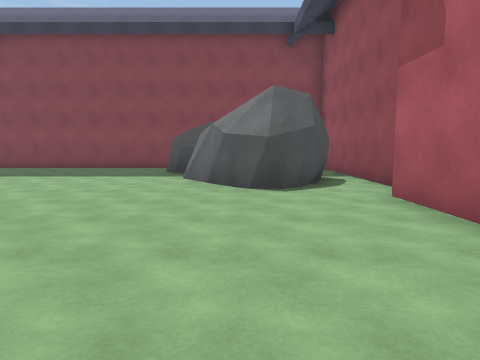
View 1 (above)

15 first-person views from a walk through a Unity game level. The camera is 1.4 m above the floor, tilts 6° down and sees 75° across. The floor is counted in squares, 2 m on a side. Each view is taken from the middle of a square. On the plan, view 1 faces up. The plan holds only what a view shows up to about 10 squares ahead; the rest is blank. The place goes on beyond the plan. The player is left out.

View 2
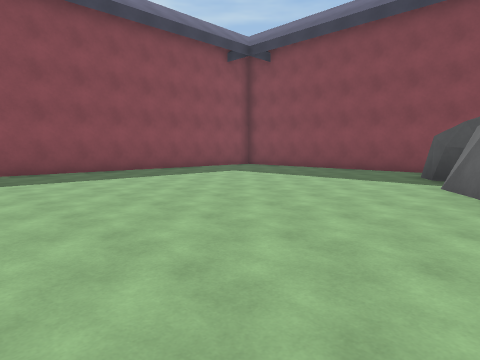

View 3
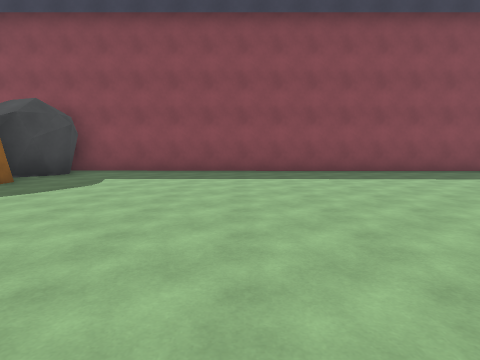

View 4
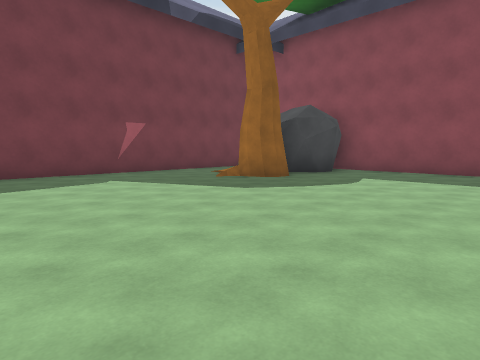

View 5
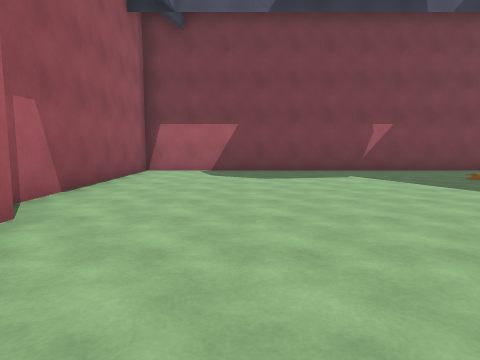

View 6
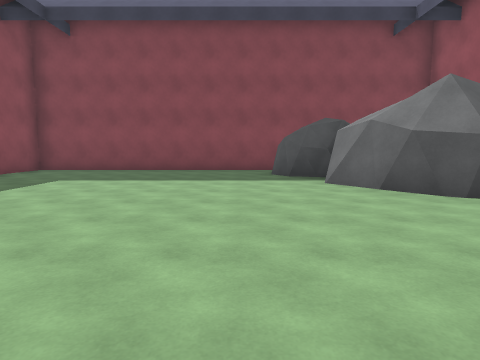

View 7
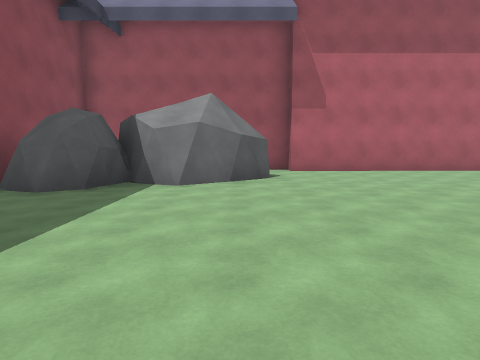

View 8
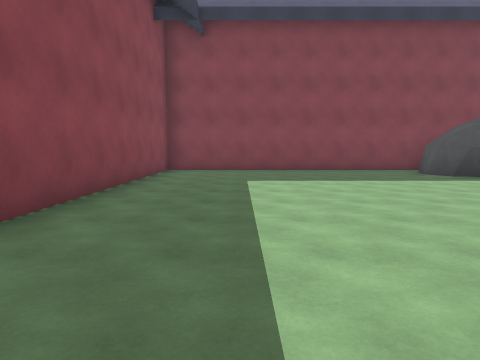

View 9
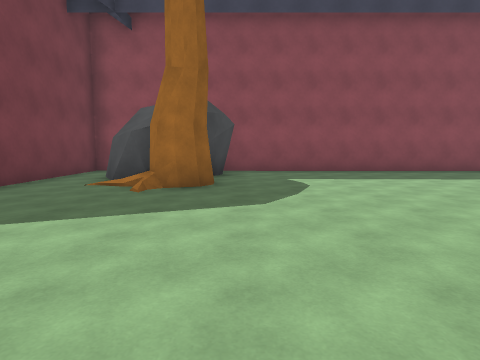

View 10
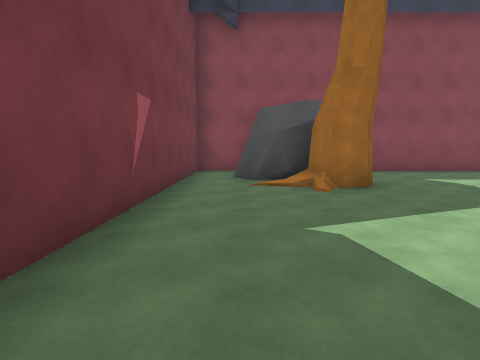

View 11
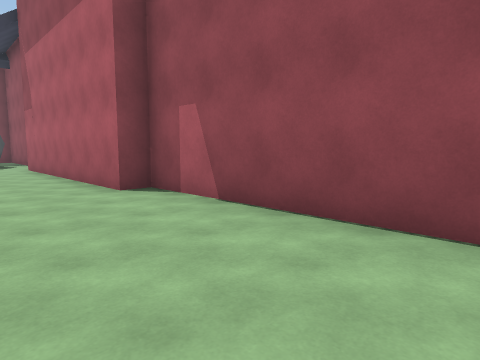

View 12
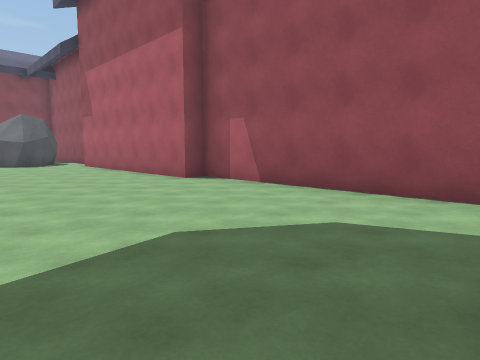

View 13
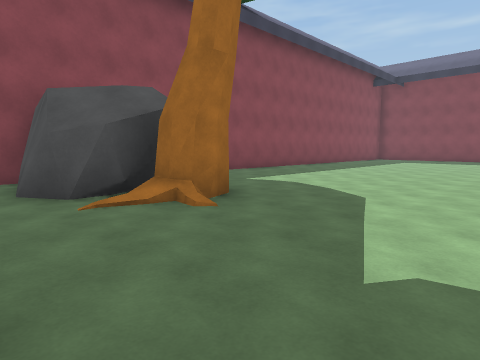

View 14
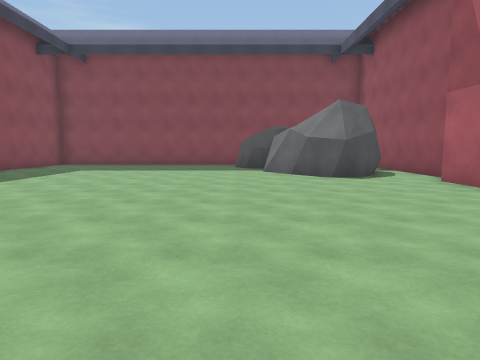

View 15
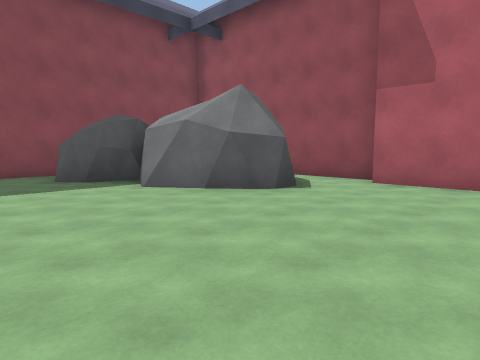

### Floor plan
Points are (right, up) in squares from view 1. A wall is a line through its corners. A room is listed if a view was taken in it or the views show most of it. See-through windows are left out.
Room 1 (views 1, 2, 3, 4, 5, 6, 7, 8, 9, 10, 11, 12, 13, 14, 15)
walls: (-5.6, -4.5) (-5.3, -5.1); (-6.2, -4.5) (-5.8, -4.5) (-5.3, -4.9) (-5.5, -5.6) (-6.2, -5.6); (-5.3, -4.9) (-5.4, -5.6); (0.5, 5.3) (-0.4, 5.9) (-0.7, 6.7); (-7, -4.7) (-6.4, -5.9) (-6.5, -6.5) (-6.9, -6.9) (-8.5, -6.9); (-0.5, 6.5) (-1, 7.1); (-8, -4.3) (-7.1, -4.6) (-6.8, -5.1); (-7.1, -4.9) (-6.4, -5.9); (-0.7, 6.9) (-1.1, 7.7); (-8.4, -4.4) (-8.1, -4.3) (-7.5, -4.5) (-7, -5.1); (-1.2, 7.5) (-0.3, 8.5); (1.8, 6.4) (1, 5.5); (-0.9, 8.3) (-1.2, 8.4); (-0.9, 8.3) (-1.9, 8.6); (-0.8, 8.3) (-1.6, 8.5) (-2.2, 9.2) (-2, 9.6); (-6.5, -6.6) (-7.3, -7.1); (-2, 8.9) (-2, 9.5); (2.1, 7.1) (1.6, 6.1) (0.6, 5.3) (0.1, 5.4) (-1.3, 7.1) (-0.8, 8.2); (-7.4, -7) (-8.6, -6.8); (-9.3, -6.5) (-9.3, -8.2) (2.8, -8.2) (2.8, -2) (2.2, -2) (2.2, 4.5) (2.8, 4.5) (2.8, 8); (-0.2, 10.7) (-9.3, 10.7) (-9.3, -5)
low walls: (-1.1, 7) (-1.2, 7.5)

Where each view was taken, in squares from view 1:
view 1: 0 up, 0 right, facing up
view 2: 1 up, 0 right, facing up-left
view 3: 0 up, 0 right, facing left
view 4: 0 up, 0 right, facing down-left
view 5: 1 up, 0 right, facing down
view 6: 1 up, 3 left, facing up
view 7: 6 up, 7 left, facing right
view 8: 1 up, 7 left, facing up
view 9: 4 down, 0 right, facing left
view 10: 7 down, 0 right, facing left
view 11: 7 down, 0 right, facing up-right
view 12: 8 down, 2 left, facing up-right
view 13: 8 down, 2 left, facing up-left
view 14: 2 down, 2 left, facing up
view 15: 2 up, 4 left, facing up-right
